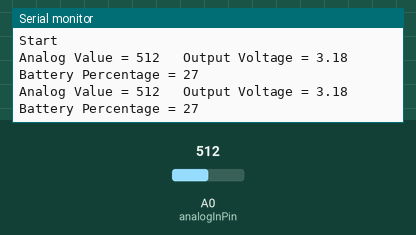
Bench run of a sketch on a simulated Arduino Uno, built with avr-gcc and run on an emulated ATmega328P. Shown: the last lines printed to the serial monitor. The inputs (shaded band) are chosen by the test bench; at power-on: A0 (analogInPin) = 512.

Above: at 1.8 s.
1.9 s: A0 (analogInPin) set to 716
At 2.8 s:
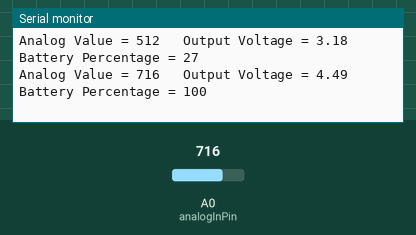
3.4 s: A0 (analogInPin) set to 900
At 4.8 s:
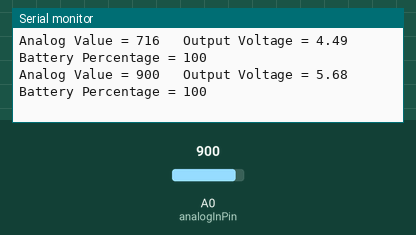
Timing chart, 0 to 6.4 s (numbered marks = the images above; inputs shaded):
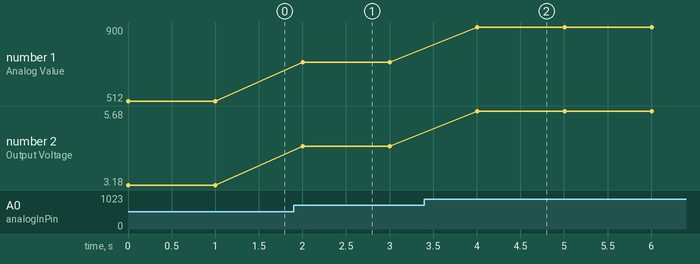

The sketch:

ReadVoltage.ino
```cpp
// Code from https://how2electronics.com/iot-based-battery-status-monitoring-system-using-esp8266/
int analogInPin  = A0;    // Analog input pin
int sensorValue;          // Analog Output of Sensor
float calibration = -0.12; // Check Battery voltage using multimeter & add/subtract the value
int bat_percentage;

// the setup function runs once when you press reset or power the board
void setup() {
  Serial.begin(115200);
  Serial.println("Start");
}

// the loop function runs over and over again forever
void loop() {
  sensorValue = analogRead(analogInPin);
  float voltage = (((sensorValue * 3.3) / 1024) * 2 + calibration); //multiply by two as voltage divider network is 100K & 100K Resistor

  bat_percentage = mapfloat(voltage, 2.8, 4.2, 0, 100); //2.8V as Battery Cut off Voltage & 4.2V as Maximum Voltage

  if (bat_percentage >= 100)
  {
    bat_percentage = 100;
  }
  if (bat_percentage <= 0)
  {
    bat_percentage = 1;
  }

  Serial.print("Analog Value = ");
  Serial.print(sensorValue);
  Serial.print("\t Output Voltage = ");
  Serial.print(voltage);
  Serial.print("\t Battery Percentage = ");
  Serial.println(bat_percentage);
  delay(1000);
}

float mapfloat(float x, float in_min, float in_max, float out_min, float out_max)
{
  return (x - in_min) * (out_max - out_min) / (in_max - in_min) + out_min;
}
```

Measured:
- after the input at 1.9 s, the serial monitor: prints a new line after 0.10 s (image 1)
- after the input at 3.4 s, the serial monitor: prints a new line after 0.61 s (image 2)
- plotted number 1: 512 → 716 after the input at 1.9 s, 716 → 900 after the input at 3.4 s
- plotted number 2: 3.18 → 4.49 after the input at 1.9 s, 4.49 → 5.68 after the input at 3.4 s
